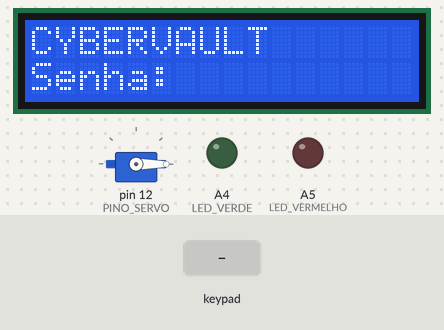
Bench run of a sketch on a simulated Arduino Uno, built with avr-gcc and run on an emulated ATmega328P. Parts: 16×2 character LCD, servo, output pins drawn as LEDs (lit = HIGH). The test bench sets the inputs (shaded band). What the sketch prints to the serial monitor is not drawn.

Above: at 1.2 s.
1.3 s: keypad keys 1 2 3 4 # pressed 0.4 s apart
At 3.4 s:
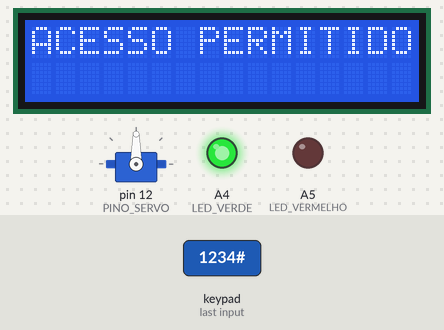
4.8 s: key '#' pressed
7.8 s: key '1' pressed
At 10.6 s:
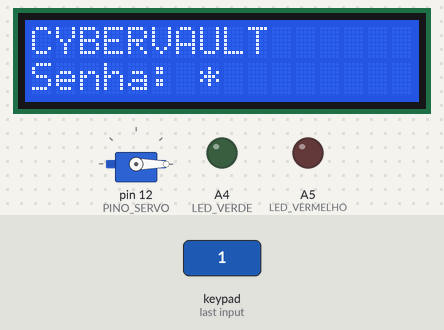
10.8 s: key '2' pressed
At 11.8 s:
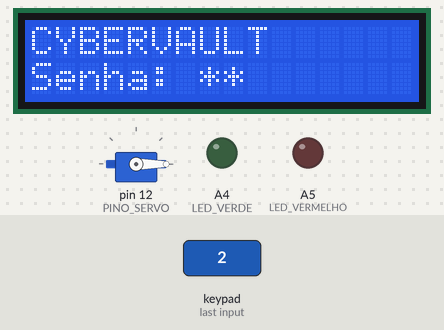
Timing chart, 0 to 13.3 s (numbered marks = the images above; inputs shaded):
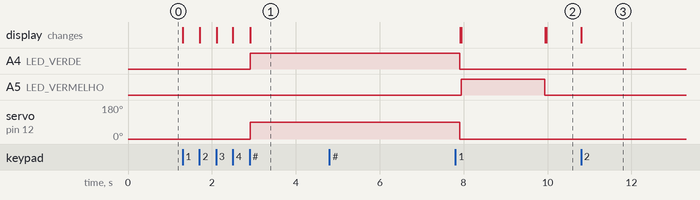

The sketch:

cybervault_vulnerable.ino
```cpp
#include <Keypad.h>
#include <LiquidCrystal.h>
#include <Servo.h>

// LCD
LiquidCrystal lcd(10, 11, A0, A1, A2, A3);

// Teclado 4x4
const byte LINHAS = 4;
const byte COLUNAS = 4;

char teclas[LINHAS][COLUNAS] = {
  {'1', '2', '3', 'A'},
  {'4', '5', '6', 'B'},
  {'7', '8', '9', 'C'},
  {'*', '0', '#', 'D'}
};

byte pinosLinhas[LINHAS] = {2, 3, 4, 5};
byte pinosColunas[COLUNAS] = {6, 7, 8, 9};

Keypad teclado = Keypad(
  makeKeymap(teclas),
  pinosLinhas,
  pinosColunas,
  LINHAS,
  COLUNAS
);

// Servo e LEDs
Servo trava;

const int PINO_SERVO = 12;
const int LED_VERDE = A4;
const int LED_VERMELHO = A5;

// Autenticacao
const String SENHA_CORRETA = "1234";
String senhaDigitada = "";

void mostrarTelaInicial() {
  lcd.clear();
  lcd.setCursor(0, 0);
  lcd.print("CYBERVAULT");
  lcd.setCursor(0, 1);
  lcd.print("Senha: ");
}

void fecharCofre() {
  trava.write(0);
  digitalWrite(LED_VERDE, LOW);
  digitalWrite(LED_VERMELHO, LOW);

  Serial.println("Cofre fechado");
}

void abrirCofre() {
  lcd.clear();
  lcd.print("ACESSO PERMITIDO");

  digitalWrite(LED_VERDE, HIGH);
  digitalWrite(LED_VERMELHO, LOW);

  trava.write(90);

  Serial.println("Cofre aberto");

  delay(5000);

  fecharCofre();
}

void negarAcesso() {
  lcd.clear();
  lcd.print("ACESSO NEGADO");

  digitalWrite(LED_VERMELHO, HIGH);
  digitalWrite(LED_VERDE, LOW);

  Serial.println("Senha incorreta");

  delay(2000);

  digitalWrite(LED_VERMELHO, LOW);
}

void setup() {
  Serial.begin(9600);

  lcd.begin(16, 2);

  pinMode(LED_VERDE, OUTPUT);
  pinMode(LED_VERMELHO, OUTPUT);

  trava.attach(PINO_SERVO);

  fecharCofre();
  mostrarTelaInicial();
}

void loop() {
  char tecla = teclado.getKey();

  if (tecla == NO_KEY) {
    return;
  }

  // Digitar senha
  if (tecla >= '0' && tecla <= '9') {
    if (senhaDigitada.length() < 4) {
      senhaDigitada += tecla;

      lcd.setCursor(
        7 + senhaDigitada.length() - 1, 1
      );

      lcd.print("*");
    }
  }

  // Apagar senha
  if (tecla == '*') {
    senhaDigitada = "";
    mostrarTelaInicial();
  }

  // Confirmar senha
  if (tecla == '#') {
    if (senhaDigitada == SENHA_CORRETA) {
      abrirCofre();
    } else {
      negarAcesso();
    }

    senhaDigitada = "";
    mostrarTelaInicial();
  }
}
```

Measured:
- after the input at 1.3 s, A4 (LED_VERDE): LOW → HIGH after 1.6 s; servo on pin 12 (PINO_SERVO): 0° → 90° after 1.6 s; the display: first changes at once (image 1 shows a later state)
- after the input at 4.8 s, every drawn part: stays the same
- after the input at 7.8 s, the display: first differs from a run without the input after 2.2 s (image 2)
- after the input at 10.8 s, the display: changes at once (image 3)
